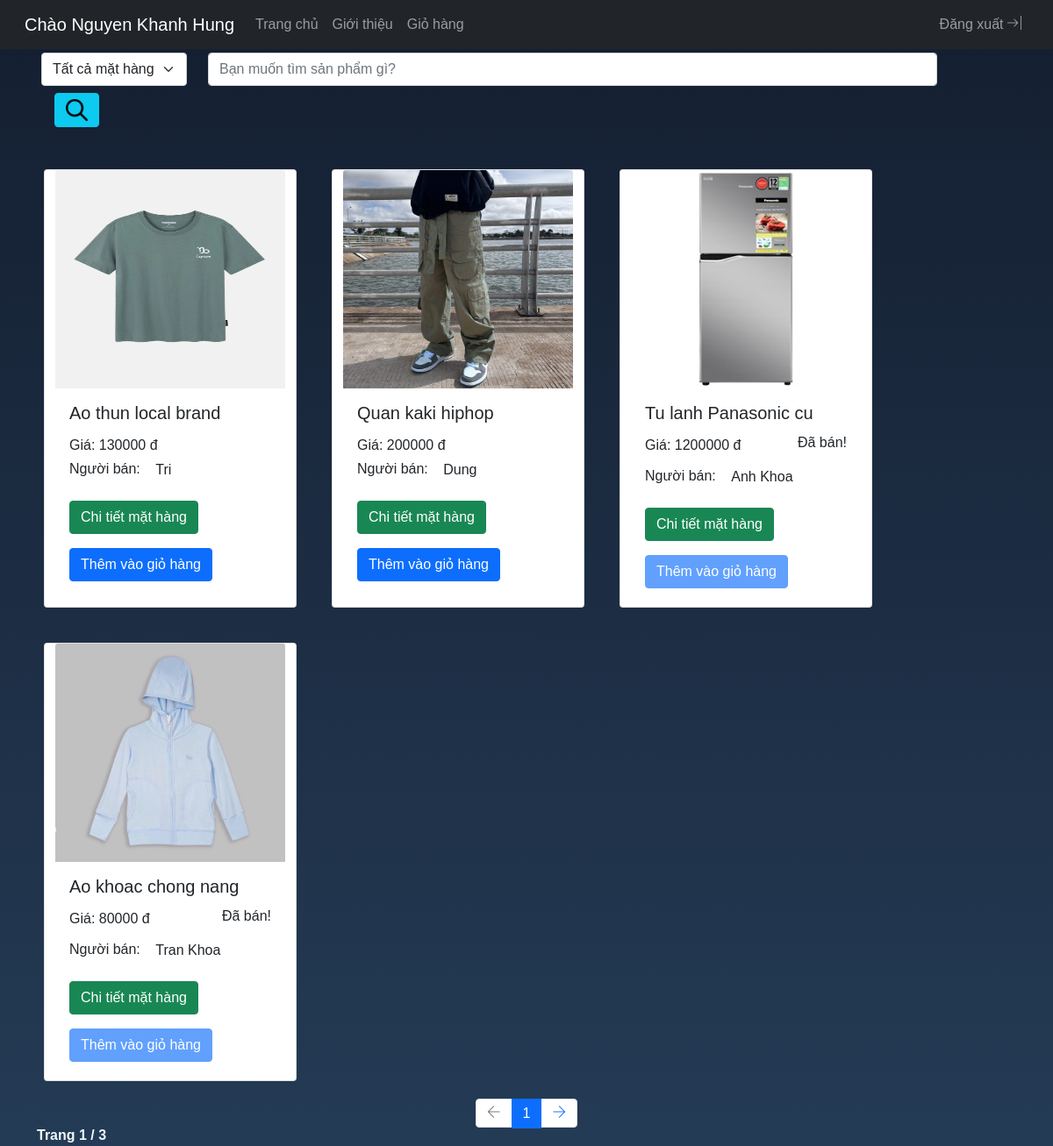
/index.php?category=all&item= (signed in), run on the app's committed database.
### tables this page shows
CREATE TABLE `customer` (
  `id` varchar(12) NOT NULL,
  `name` varchar(50) NOT NULL,
  `phone_no` varchar(10) NOT NULL,
  `address` varchar(50) NOT NULL,
  `password` varchar(50) NOT NULL
);

CREATE TABLE `product` (
  `id` varchar(10) NOT NULL,
  `seller_id` varchar(12) NOT NULL,
  `name` varchar(50) NOT NULL,
  `category_id` varchar(10) NOT NULL,
  `price` varchar(10) NOT NULL,
  `status` enum('sold','in stock') DEFAULT 'in stock',
  `img` varchar(50) DEFAULT NULL,
  `description` varchar(1000) DEFAULT NULL
);

CREATE TABLE `seller` (
  `id` varchar(12) NOT NULL,
  `name` varchar(50) NOT NULL,
  `phone_no` varchar(10) NOT NULL,
  `address` varchar(50) NOT NULL
);

### index.php (the view, shortened to what this page needs)
<?php
require './components/header.php'
?>
<?php
require 'connectdb.php';
if (isset($_GET['page']) && $_GET['page'] !== "") {
    $page = $_GET['page'];
} else {
    $page = 1;
}
$record1page = 4;
$previous = $page - 1;
$next = $page + 1;
$offset = ($page - 1) * $record1page;
?>
<div class="container" style="padding-top: 40px;">
    <form class="row" action="" method="GET">
        <div class="col-2" style="margin-left: 5px">
            <select type="search" class="form-select mb-2 mr-sm-2" id="category" name="category">
                <option selected value="all" <?php if (isset($_GET['category']) && $_GET['category'] == "all") {
                                                    echo "selected";
                                                } ?>>Tất cả mặt hàng</option>
            </select>
        </div>
        <div class="col-9   ">
            <input type="text" class="form-control mb-2 mr-sm-2" placeholder="Bạn muốn tìm sản phẩm gì?" name="item">
        </div>
        <div class="col" style="margin-left:20px;">
            <button type="submit" class="btn btn-info mb-2"><img src="./img/search.png" style="width:25px; height:25px;"></button>
        </div>
    </form>
</div>
<div class="container">
    <div class="row">
        <?php
        $search_option = $_GET['category'];
        if ($search_option == "all") {
            if (isset($_GET["item"]) && !empty($_GET["item"])) {
                $str = $_GET["item"];
                $query = "SELECT * from `product` where name REGEXP '$str+' limit $offset,$record1page";
                $query1 = "SELECT COUNT(*) as total_records from `product` where name REGEXP '$str+'";
            } else {
                $query = "SELECT * from `product` limit $offset,$record1page";
                $query1 = "SELECT COUNT(*) as total_records from `product`";
            }
        }
        $result_count = mysqli_query($conn, $query1);
        $records = mysqli_fetch_array($result_count);
        $total_records = $records['total_records'];
        $total_page = ceil($total_records / $record1page);
        $result = mysqli_query($conn, $query);
        while ($r = mysqli_fetch_assoc($result)) {
        ?>
            <div class="card" style="width: 18rem;">
                <img src="./img/<?php echo $r['img'] ?>" class="card-img-top" style="width:100%; height:50%">
                <div class="card-body">
                    <h5 class="card-title"><?php echo $r['name'] ?></h5>
                    <div style="clear:both">
                        <h6 class="card-text" style="margin-top:15px;">Giá: <?php echo $r['price'] ?> đ</h6>
                        <?php if ($r['status'] == 'sold') { ?>
                            <h6 class="card-text" style="margin-top:-30px; float: right">Đã bán!</h6> <?php } ?>
                    </div>
                    <form action="seller.php" method="GET">Người bán:
                        <button type="submit" class="btn btn-default"><?php
                                                $seller_id = $r['seller_id'];
                                                $query1 = "SELECT `name` from `seller` where `id`=$seller_id";
                                                $r1 = mysqli_fetch_assoc(mysqli_query($conn, $query1));
                                                echo $r1['name']
                                                ?></button>
                    </form>
                    <form action="detail.php" method="GET">
                        <button type="submit" class="btn btn-success">Chi tiết mặt hàng</button>
                    </form>
                    <form action="addProduct.php" method="GET">
                        <button type="submit" onclick="clickAlert()" class="btn btn-primary" <?php if ($r['status'] == 'sold') echo 'disabled'; ?>>Thêm vào giỏ hàng</button>
                    </form>
                </div>
            </div>
        <?php
        }
        ?>
    </div>
    <ul class="pagination justify-content-center">
        <li class="page-item <?= ($page <= 1) ? 'disabled' : ''; ?>"><a class="page-link" <?= ($page > 1) ? 'href=?page=' . $previous . '&category=' . $_GET["category"] . '&item=' . $_GET["item"] : ''; ?> style="height:33px"><i class="ti-arrow-left"></i></a></li>
        <li class="page-item active"><a class="page-link"><?= $page ?></a></li>
        <li class="page-item <?= ($page >= $total_page) ? 'disabled' : ''; ?>"><a class="page-link" <?= ($page < $total_page) ? 'href=?page=' . $next . '&category=' . $_GET["category"] . '&item=' . $_GET["item"] : ''; ?> style="height:33px"><i class="ti-arrow-right"></i></a></li>
    </ul>
    <div style="margin-top:-20px; color:aliceblue">
        <strong>Trang <?php echo $page ?> / <?= $total_page ?></strong>
    </div>
</div>

### components/header.php (shortened to what this page needs)
<?php session_start();
$id = $_SESSION['id'];
?>
<!DOCTYPE html>
<html lang="en">
<head>
    <link rel="stylesheet" href="https://stackpath.bootstrapcdn.com/bootstrap/4.1.0/css/bootstrap.min.css">
    <link href="https://cdn.jsdelivr.net/npm/bootstrap@5.0.2/dist/css/bootstrap.min.css" rel="stylesheet">
    <link rel="stylesheet" href="https://cdnjs.cloudflare.com/ajax/libs/font-awesome/6.4.0/css/all.min.css" />
    <link rel="stylesheet" href="../style.css">
    <link rel="stylesheet" type="text/css" href="../themify-icons/themify-icons/themify-icons.css">
</head>
<?php require 'connectdb.php'; ?>
<body>
    <div class="container-fluid p-0">
        <nav class="navbar navbar-expand-lg fixed-top navbar-dark bg-dark">
            <div class="container-fluid">
                <div class="collapse navbar-collapse" id="navbarTogglerDemo01">
                    <a class="navbar-brand" href="index.php?category=all&item=#">Chào <?php
                                                                                        $query = "SELECT `name` from `customer` where `id`=$id";
                                                                                        $r = mysqli_fetch_assoc(mysqli_query($conn, $query));
                                                                                        echo $r["name"];
                                                                                        ?></a>
                    <ul class="navbar-nav me-auto mb-2 mb-lg-0">
                        <li class="nav-item">
                            <a class="nav-link" aria-current="page" href="index.php?category=all&item=#">Trang chủ</a>
                        </li>
                        <li class="nav-item">
                            <a class="nav-link" aria-current="page" href="intro.php">Giới thiệu</a>
                        </li>
                        <li class="nav-item">
                            <a class="nav-link" href="cart.php?status=all">Giỏ hàng</a>
                        </li>
                    </ul>
                    <ul class="navbar-nav">
                        <li class="nav-item">
                            <a class="nav-link" aria-current="page" href="logout.php">Đăng xuất <i class="ti-shift-right"></i></a>
                        </li>
                    </ul>
                </div>
            </div>
        </nav>
    </div>
</body>
</html>

### style.css (style rules this page uses)
.row { margin-top: 20px; }
.card { margin: 20px; height: 500px; }
html { height: 100%; }
body { margin: 0; padding: 0; font-family: sans-serif; background: linear-gradient(#141e30, #243b55); }

### data on the page
customer: name "Nguyen Khanh Hung"
product: img (picture), name "Ao thun local brand", price "130000", seller.name "Tri"
product: img (picture), name "Quan kaki hiphop", price "200000", seller.name "Dung"
product: img (picture), name "Tu lanh Panasonic cu", price "1200000", status "Đã bán!", seller.name "Anh Khoa"
product: img (picture), name "Ao khoac chong nang", price "80000", status "Đã bán!", seller.name "Tran Khoa"

### other printed values
$page "1"
$total_page "3"
